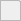
  <widget class="QFrame" name="frame_10">
   <property name="geometry">
    <rect>
     <x>180</x>
     <y>919</y>
     <width>21</width>
     <height>21</height>
    </rect>
   </property>
   <property name="frameShape">
    <enum>QFrame::StyledPanel</enum>
   </property>
   <property name="frameShadow">
    <enum>QFrame::Raised</enum>
   </property>
   <widget class="QLabel" name="LB_X_AXIS_12">
    <property name="geometry">
     <rect>
      <x>160</x>
      <y>-10</y>
      <width>60</width>
      <height>21</height>
     </rect>
    </property>
    <property name="sizePolicy">
     <sizepolicy hsizetype="Fixed" vsizetype="Preferred">
      <horstretch>0</horstretch>
      <verstretch>0</verstretch>
     </sizepolicy>
    </property>
    <property name="minimumSize">
     <size>
      <width>60</width>
      <height>0</height>
     </size>
    </property>
    <property name="font">
     <font>
      <pointsize>7</pointsize>
     </font>
    </property>
    <property name="text">
     <string>Pitch</string>
    </property>
   </widget>
   <widget class="QLabel" name="LB_X_AXIS_8">
    <property name="geometry">
     <rect>
      <x>198</x>
      <y>41</y>
      <width>60</width>
      <height>22</height>
     </rect>
    </property>
    <property name="sizePolicy">
     <sizepolicy hsizetype="Fixed" vsizetype="Preferred">
      <horstretch>0</horstretch>
      <verstretch>0</verstretch>
     </sizepolicy>
    </property>
    <property name="minimumSize">
     <size>
      <width>60</width>
      <height>0</height>
     </size>
    </property>
    <property name="font">
     <font>
      <pointsize>7</pointsize>
     </font>
    </property>
    <property name="text">
     <string>D Gain</string>
    </property>
   </widget>
   <widget class="QLineEdit" name="LE_D_GAIN_2">
    <property name="geometry">
     <rect>
      <x>130</x>
      <y>40</y>
      <width>31</width>
      <height>22</height>
     </rect>
    </property>
    <property name="font">
     <font>
      <pointsize>7</pointsize>
     </font>
    </property>
    <property name="text">
     <string>6.</string>
    </property>
   </widget>
   <widget class="QPushButton" name="BTN_Control_Off">
    <property name="geometry">
     <rect>
      <x>18</x>
      <y>21</y>
      <width>111</width>
      <height>51</height>
     </rect>
    </property>
    <property name="text">
     <string>Control Off</string>
    </property>
   </widget>
   <widget class="QLineEdit" name="LE_P_GAIN_2">
    <property name="geometry">
     <rect>
      <x>130</x>
      <y>10</y>
      <width>31</width>
      <height>22</height>
     </rect>
    </property>
    <property name="font">
     <font>
      <pointsize>7</pointsize>
     </font>
    </property>
    <property name="text">
     <string>2.1</string>
    </property>
   </widget>
   <widget class="QLineEdit" name="LE_P_GAIN">
    <property name="geometry">
     <rect>
      <x>162</x>
      <y>10</y>
      <width>31</width>
      <height>22</height>
     </rect>
    </property>
    <property name="font">
     <font>
      <pointsize>7</pointsize>
     </font>
    </property>
    <property name="text">
     <string>2.1</string>
    </property>
   </widget>
   <widget class="QLineEdit" name="LE_D_GAIN">
    <property name="geometry">
     <rect>
      <x>162</x>
      <y>40</y>
      <width>31</width>
      <height>22</height>
     </rect>
    </property>
    <property name="font">
     <font>
      <pointsize>7</pointsize>
     </font>
    </property>
    <property name="text">
     <string>7.</string>
    </property>
   </widget>
   <widget class="QLabel" name="LB_X_AXIS_11">
    <property name="geometry">
     <rect>
      <x>136</x>
      <y>-11</y>
      <width>60</width>
      <height>21</height>
     </rect>
    </property>
    <property name="sizePolicy">
     <sizepolicy hsizetype="Fixed" vsizetype="Preferred">
      <horstretch>0</horstretch>
      <verstretch>0</verstretch>
     </sizepolicy>
    </property>
    <property name="minimumSize">
     <size>
      <width>60</width>
      <height>0</height>
     </size>
    </property>
    <property name="font">
     <font>
      <pointsize>7</pointsize>
     </font>
    </property>
    <property name="text">
     <string>Roll</string>
    </property>
   </widget>
   <widget class="QPushButton" name="BTN_INFINITY">
    <property name="geometry">
     <rect>
      <x>20</x>
      <y>-90</y>
      <width>71</width>
      <height>31</height>
     </rect>
    </property>
    <property name="font">
     <font>
      <pointsize>8</pointsize>
     </font>
    </property>
    <property name="text">
     <string>Inf Go</string>
    </property>
   </widget>
   <widget class="QLabel" name="LB_X_AXIS_7">
    <property name="geometry">
     <rect>
      <x>198</x>
      <y>11</y>
      <width>60</width>
      <height>21</height>
     </rect>
    </property>
    <property name="sizePolicy">
     <sizepolicy hsizetype="Fixed" vsizetype="Preferred">
      <horstretch>0</horstretch>
      <verstretch>0</verstretch>
     </sizepolicy>
    </property>
    <property name="minimumSize">
     <size>
      <width>60</width>
      <height>0</height>
     </size>
    </property>
    <property name="font">
     <font>
      <pointsize>7</pointsize>
     </font>
    </property>
    <property name="text">
     <string>P Gain</string>
    </property>
   </widget>
   <widget class="QPushButton" name="BTN_INFINITY_STOP">
    <property name="geometry">
     <rect>
      <x>100</x>
      <y>-90</y>
      <width>71</width>
      <height>31</height>
     </rect>
    </property>
    <property name="font">
     <font>
      <pointsize>8</pointsize>
     </font>
    </property>
    <property name="text">
     <string>Inf Stop</string>
    </property>
   </widget>
   <widget class="QPushButton" name="BTN_Control_On">
    <property name="geometry">
     <rect>
      <x>18</x>
      <y>-49</y>
      <width>111</width>
      <height>51</height>
     </rect>
    </property>
    <property name="text">
     <string>Control On</string>
    </property>
   </widget>
  </widget>
